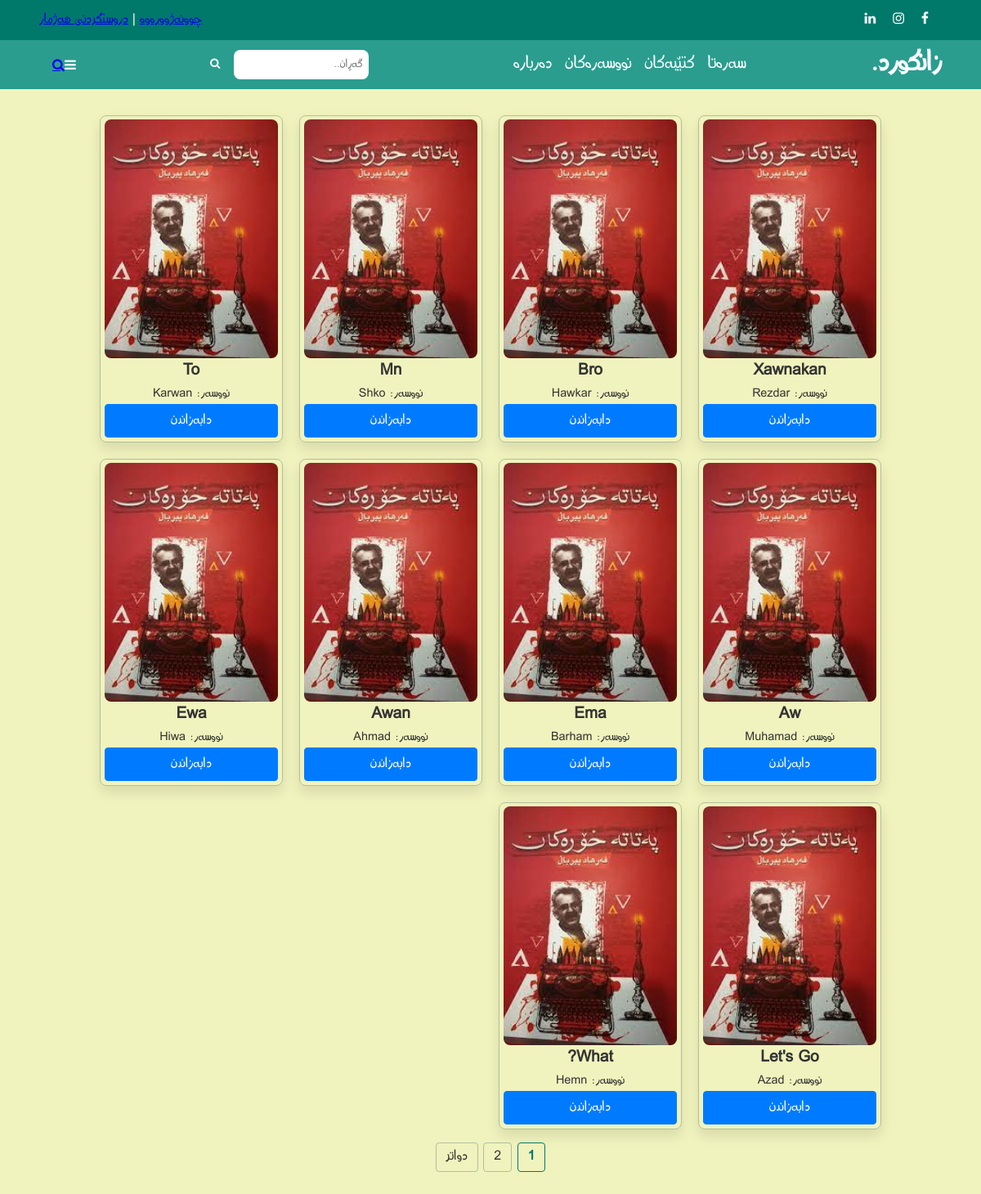
The app's page /all_books.php with its own data.
### tables this page shows
CREATE TABLE `books` (
  `book_id` int(11) NOT NULL,
  `book_name` varchar(25) NOT NULL,
  `book_author` varchar(25) NOT NULL,
  `book_image` varchar(100) NOT NULL,
  `book_file` varchar(255) NOT NULL,
  `book_category` varchar(100) NOT NULL
);

### all_books.php (the view, shortened to what this page needs)
<?php
  include 'config.php';
?>
<!DOCTYPE html>
<html lang="en">
<head>
  <link rel="stylesheet" href="css/styles.css">
  <link rel="stylesheet" href="https://cdnjs.cloudflare.com/ajax/libs/font-awesome/4.7.0/css/font-awesome.min.css">
</head>
<body>
  <?php
  include 'header.php';
  ?>
  <section class="all-books">
    <?php
      $select_all_books = mysqli_query($conn, "SELECT * FROM `books`") or die('Failed to select books');
      $totalBooks = mysqli_num_rows($select_all_books);
      $booksPerPage = 10;
      $totalPages = ceil($totalBooks / $booksPerPage);
      $page = isset($_GET['page']) ? $_GET['page'] : 1;
      $page = max(1, $page);
      $offset = ($page - 1) * $booksPerPage;
      $select_current_books = mysqli_query($conn, "SELECT * FROM `books` LIMIT $offset, $booksPerPage") or die('Failed to select books');
      ?>
    <div class='box-container'>
      <?php
        if($totalBooks > 0){
          while($currentBooks = mysqli_fetch_assoc($select_current_books)){
        ?>
      <div class='box'>
        <div class="image">
          <?php echo '<a href="book_details.php?id=' . $currentBooks['book_id'] . '"><img src="uploaded_image/patata_xorakan.jpg" alt=""></a>'; ?>
        </div>
        <div class="text">
          <p><?php echo $currentBooks['book_name']?></p>
          <p><?php echo "نووسەر: " . $currentBooks['book_author']?></p>
        </div>
        <a href="" download="test" class="download-button">دابەزاندن</a>
      </div>
      <?php
          }
        }
          ?>
    </div>
    <div class='pagination'>
      <?php
        if($totalPages > 1) {
          if($page == 1) {
            echo "<span class='current'>1 </span>";
          } else{
            echo "<a href='all_books.php?page=1'>1</a> ";
          }
        if($page == 2) {
          echo "<span class='current'>2 </span>";
        } else{
          echo "<a href='all_books.php?page=2'>2</a> ";
        }
      }
        if ($page < $totalPages) {
            echo "<a href='all_books.php?page=" . ($page + 1) . "'>دواتر</a> ";
        }
        ?>
    </div>
  </section>
</body>
</html>

### header.php (shortened to what this page needs)
<!DOCTYPE html>
<html lang="ckb" dir="rtl">
<head>
    <link rel="stylesheet" href="./css/header_style.css">
    <link rel="stylesheet" href="https://cdnjs.cloudflare.com/ajax/libs/font-awesome/4.7.0/css/font-awesome.min.css">
</head>
<body>
    <header>
        <div class="header-1">
            <div class="flex">
                <div class="share">
                    <a href="#" class="fa fa-facebook-f"></a>
                    <a href="#" class="fa fa-instagram"></a>
                    <a href="#" class="fa fa-linkedin"></a>
                </div>
                <p>
                    <a href="login.php">چوونەژوورەوە</a> | <a href="register.php">دروستکردنی هەژمار</a>
                </p>
            </div>
        </div>
        <div class="header-2">
            <div class="flex">
                <a href="home.php" class="logo">زانکورد.</a>
                <nav>
                    <a href="home.php">سەرەتا</a>
                    <div class="dropdown">
                        <a href="javascript:void(0)" class="dropbtn">کتێبەکان</a>
                    </div>
                    <a href="authors.php">نووسەرەکان</a>
                    <a href="about.php">دەربارە</a>
                </nav>
                <div class="search-container">
                    <form action="">
                        <input type="text" placeholder="گەڕان.." name="search">
                        <button type="submit">
                            <i class="fa fa-search"></i>
                        </button>
                    </form>
                </div>
                <div class="icons">
                    <div id="menu-btn" class="fa fa-bars"></div>
                    <a href="search_page.php" class="fa fa-search"></a>
                </div>
            </div>
        </div>
    </header>
</body>
</html>

### css/styles.css (style rules this page uses)
:root { --primary-color: #00796B; --secondary-color: #2a9d8f; --background-color: #f0f3bd; --text-color: #333333; --border: 0.1rem solid rgba(38, 70, 83, 0.3); --border-hover: .1rem solid var(--text-color); --box-shadow: 0 0.5rem 1rem rgba(0, 0, 0, 0.1); }
* { font-family: sarchiaHalab; margin: 0; padding: 0; box-sizing: border-box; outline: none; border: none; text-transform: capitalize; }
body { background-color: var(--background-color); }
.primary-button, .download-button, .cancel-button, .add-button, .remove-button, .edit-button { display: inline-block; color: white; padding: 0.5rem 1rem; font-size: 1rem; text-decoration: none; text-align: center; border-radius: 0.25rem; cursor: pointer; transition: background-color 0.3s, color 0.3s, border-color 0.3s; }
.download-button { background-color: #007bff; border: 0.1rem solid #007bff; }
.all-books { padding: 2rem; }
.box-container { max-width: 1200px; margin: 0 auto; display: grid; grid-template-columns: repeat(auto-fit, 14rem); gap: 1.25rem; justify-content: center; }
.box { height: 25rem; border-radius: 0.5rem; box-shadow: var(--box-shadow); border: var(--border); padding: .3rem; text-align: center; display: flex; flex-direction: column; justify-content: space-between; }
.image { width: 100%; border-radius: 0.5rem; }
.image img { width: 100%; height: 100%; border-radius: .5rem; object-fit: cover; }
.text { display: flex; flex-direction: column; }
.text p { color: var(--text-color); font-size: .9rem; }
.text p:first-child { font-weight: 700; font-size: 1.2rem; margin-bottom: .2rem; }
.pagination { display: flex; justify-content: center; margin-top: 1rem; }
.pagination a, .pagination span { display: inline-block; padding: 0.35rem .75rem; margin: 0 0.2rem; color: var(--text-color); border: var(--border); border-radius: 0.25rem; text-decoration: none; text-align: center; }
.pagination .current { font-weight: bold; color: var(--primary-color); border: .1rem solid var(--primary-color); cursor: pointer; }

### css/header_style.css (style rules this page uses)
header { color: white; }
.flex { display: flex; justify-content: space-between; align-items: stretch; margin: 0 auto; padding: 0 3rem; }
.header-1 { background-color: var(--primary-color); padding: .8rem 0; }
.share a { color: white; text-decoration: none; margin-right: 1rem; }
.header-2 { background-color: var(--secondary-color); }
.logo { align-self: center; font-size: 2rem; font-weight: bold; text-decoration: none; color: white; }
nav { display: flex; align-items: stretch; }
nav a { align-self: center; line-height: 3; color: white; font-size: 1.25rem; text-decoration: none; margin-left: 1rem; }
.search-container { display: flex; align-items: center; }
input[type="text"] { padding: 0.5rem; border-radius: 0.5rem; border: none; margin-right: 0.5rem; }
button { padding: 0.5rem 0.75rem; border: none; background-color: var(--border-color); color: white; border-radius: 0.5rem; cursor: pointer; }
.icons { display: flex; align-items: center; margin-left: 1rem; }
.dropdown { position: relative; }

### records on screen
books: book_name "Xawnakan", book_author "Rezdar"
books: book_name "Bro", book_author "Hawkar"
books: book_name "Mn", book_author "Shko"
books: book_name "To", book_author "Karwan"
books: book_name "Aw", book_author "Muhamad"
books: book_name "Ema", book_author "Barham"
books: book_name "Awan", book_author "Ahmad"
books: book_name "Ewa", book_author "Hiwa"
books: book_name "Let's Go", book_author "Azad"
books: book_name "What?", book_author "Hemn"
